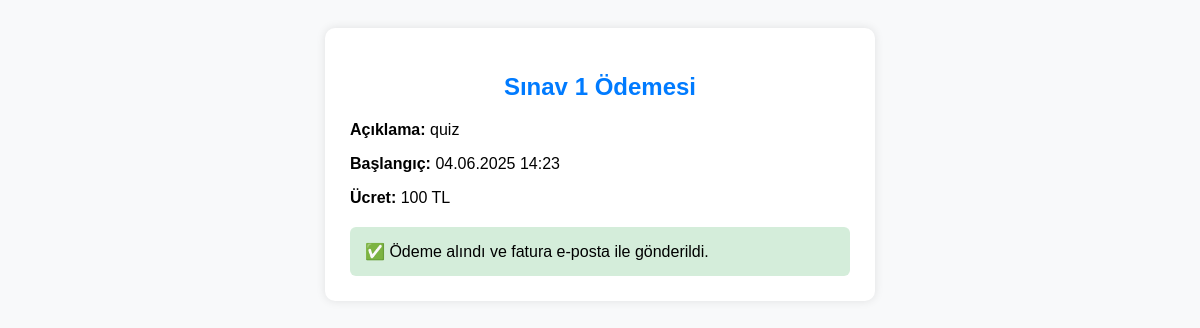
Page /pay_exam.php?exam_id=13 (signed in) on the committed database.
### tables this page shows
CREATE TABLE `exams` (
  `id` int(11) NOT NULL,
  `title` varchar(255) DEFAULT NULL,
  `description` text DEFAULT NULL,
  `start_time` datetime DEFAULT NULL,
  `end_time` datetime DEFAULT NULL,
  `duration_minutes` int(11) DEFAULT NULL,
  `creator_id` int(11) DEFAULT NULL,
  `format` enum('coktan_secimli','klasik','yazili','karisik') DEFAULT NULL,
  `is_paid` tinyint(1) DEFAULT 1,
  `date` datetime DEFAULT NULL,
  `price` int(11) DEFAULT 0,
  `created_at` datetime DEFAULT current_timestamp()
);

### pay_exam.php (the view, shortened to what this page needs)
<?php
require 'db.php';
$user_id = $_SESSION['user']['id'];
$exam_id = $_GET['exam_id'] ?? null;
$stmt = $pdo->prepare("SELECT * FROM exams WHERE id = ?");
$stmt->execute([$exam_id]);
$exam = $stmt->fetch();
$stmt = $pdo->prepare("SELECT * FROM exam_participants WHERE user_id = ? AND exam_id = ?");
$stmt->execute([$user_id, $exam_id]);
$existing = $stmt->fetch();
?>
<!DOCTYPE html>
<html lang="tr">
<head>
</head>
<body>
<div class="box">
    <h2><?= htmlspecialchars($exam['title']) ?> Ödemesi</h2>
    <p><strong>Açıklama:</strong> <?= htmlspecialchars($exam['description']) ?></p>
    <p><strong>Başlangıç:</strong> <?= date('d.m.Y H:i', strtotime($exam['start_time'])) ?></p>
    <p><strong>Ücret:</strong> <?= $exam['price'] ?> TL</p>
    <?php if ($existing && $existing['payment_status']): ?>
        <div class="success">✅ Ödeme alındı ve fatura e-posta ile gönderildi.</div>
    <?php else: ?>
        <form method="POST">
            <button type="submit" class="btn">Ödemeyi Onayla ve Faturayı Mail Gönder</button>
        </form>
    <?php endif; ?>
</div>
</body>
</html>

### pay_exam.php (style rules this page uses)
body { font-family: Arial, sans-serif; background: #f8f9fa; padding: 20px; }
.box { max-width: 500px; margin: auto; background: white; padding: 25px; border-radius: 10px; box-shadow: 0 0 10px rgba(0,0,0,0.1); }
h2 { text-align: center; color: #007bff; }
.info, .success { margin-top: 20px; padding: 15px; border-radius: 6px; }
.success { background: #d4edda; }

### rows in the picture
exams: title "Sınav 1", description "quiz", start_time "04.06.2025 14:23", price "100"
